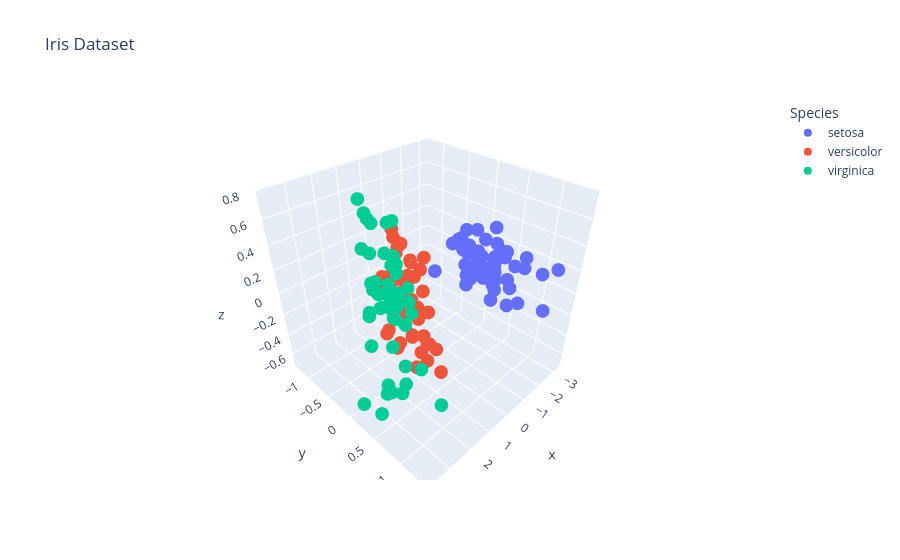

Write notebook code for a chart like this one.
### Code cell
# IN 3d view

import plotly.express as px
fig = px.scatter_3d(df, x=X_pca[:,0], y=X_pca[:,1], z=X_pca[:,2],
                    color='Species', title='Iris Dataset',
                    labels = {'PC1', 'PC2', 'PC3'})
fig.show()
